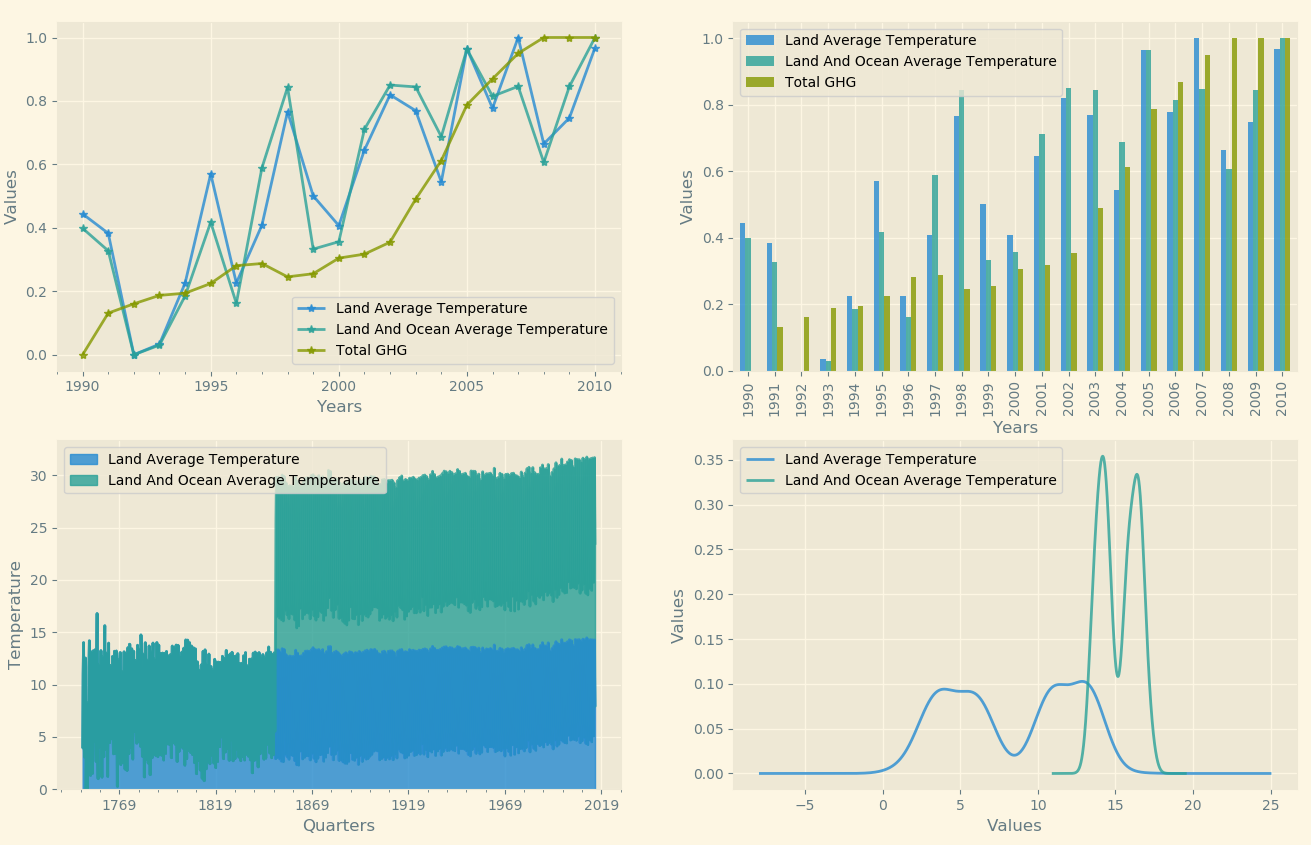

Recreate this plot in Python.
import pandas as pd
import matplotlib.pyplot as plt


def climate_plot():
    data1 = pd.read_excel('ClimateChange.xlsx')
    data2 = pd.read_excel('GlobalTemperature.xlsx')
    i = [
        'EN.ATM.CO2E.KT', 'EN.ATM.METH.KT.CE',
        'EN.ATM.NOXE.KT.CE', 'EN.ATM.GHGO.KT.CE', 'EN.CLC.GHGR.MT.CE']
    ghg = data1[data1['Series code'].isin(
        i)].iloc[:, 6: -1].replace('..', pd.np.nan)
    ghg = ghg.fillna(method='ffill', axis=1).fillna(method='bfill', axis=1)
    ghg = pd.DataFrame(ghg.sum().values, index=pd.period_range(
        '1990', '2010', freq='A'), columns=['Total GHG'])
    ghg = (ghg - ghg.min()) / (ghg.max() - ghg.min())
    temp = data2[['Land Average Temperature',
                  'Land And Ocean Average Temperature']].set_index(
        pd.to_datetime(data2['Date']))
    temp1 = temp['1990': '2010'].resample('A').mean().set_index(ghg.index)
    temp1 = (temp1 - temp1.min()) / (temp1.max() - temp1.min())
    # 实验楼挑战检测环境的 pandas 0.20.1 版本不支持注释写法，只能降级或者升级 pandas 版本 
    # 可能是因为索引的导致，如果索引为时间序列就会出现，重设索引则正常，可能是版本BUG
    #ghg_temp = temp1.join(ghg)
    ghg_temp = pd.concat([temp1, ghg], axis=1)
    temp2 = temp.resample('Q').mean()

    with plt.style.context('Solarize_Light2'):
        fig = plt.figure(figsize=(16, 10))
        ax1 = fig.add_subplot(2, 2, 1)
        ghg_temp.plot(ax=ax1, marker='*', linewidth=2, alpha=0.8)
        ax1.set_xlabel('Years')
        ax1.set_ylabel('Values')
        plt.legend(loc='lower right')
        ax2 = fig.add_subplot(2, 2, 2)
        ghg_temp.plot.bar(ax=ax2, width=0.6, alpha=0.8)
        ax2.set_xlabel('Years')
        ax2.set_ylabel('Values')
        ax3 = fig.add_subplot(2, 2, 3)
        temp2.plot.area(ax=ax3, alpha=0.8)
        ax3.set_xlabel('Quarters')
        ax3.set_ylabel('Temperature')
        ax4 = fig.add_subplot(2, 2, 4)
        temp2.plot.kde(ax=ax4, alpha=0.8)
        ax4.set_xlabel('Values')
        ax4.set_ylabel('Values')
        plt.show()
    return fig


if __name__ == '__main__':
    climate_plot()
